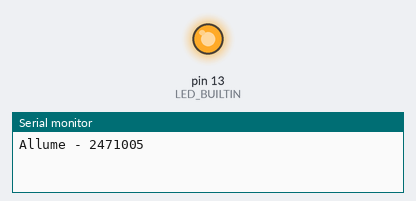
Bench run of a sketch on a simulated Arduino Uno, built with avr-gcc and run on an emulated ATmega328P. Shown: output pins drawn as LEDs (lit = HIGH), the last lines printed to the serial monitor.

Above: at 1.1 s.
At 9.5 s:
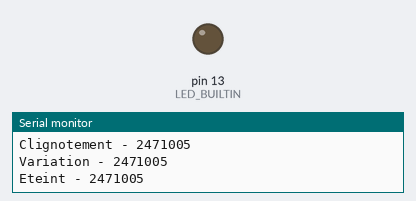
Timing chart, 0 to 14.4 s (numbered marks = the images above):
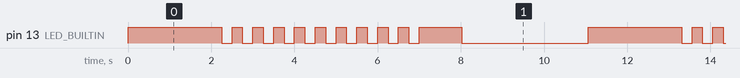

The sketch:

labo01.ino
```cpp
const String ID = "2471005";
void setup() {
  // put your setup code here, to run once:
  pinMode(LED_BUILTIN, OUTPUT);
  Serial.begin(9600); // open the serial port at 9600 bps:


}
void print(String text) {
Serial.print(text);
Serial.print(" - ");
Serial.print(ID);
Serial.print("\n");
}
void etatAllume() {
print("Allume");
digitalWrite(LED_BUILTIN, HIGH);
delay(2000);
digitalWrite(LED_BUILTIN, LOW);
}
void etatClignotement() {
print("Clignotement");
int loops = 0;
if (loops == 0) {
  loops = 10;
}
for (int i = 0; i<loops; i++) {
  digitalWrite(LED_BUILTIN, HIGH);
  delay(250);
  digitalWrite(LED_BUILTIN, LOW);
  delay(250);
}
}

void etatVariation() {
print("Variation");
float brightness = 0;
int lastDaNumber = 5;
int steps = 256;
int rampTime = 2048;
float delayTime = rampTime/steps;
if (lastDaNumber % 2 == 0) {
  brightness = 0;
  for (int i = 0; i<steps; i++) {
      brightness += 1;
      analogWrite(LED_BUILTIN, brightness);
      delay(delayTime);
  }
} else {
  brightness = 255;
  for (int i = 0; i<steps; i++) {
      brightness -= 1;
      analogWrite(LED_BUILTIN, brightness);
      delay(delayTime);
  }
  }
}

void etatEteint() {
  print("Eteint");
  digitalWrite(LED_BUILTIN, LOW);
  delay(2000);
  digitalWrite(LED_BUILTIN, HIGH);

}
void loop() {
  // put your main code here, to run repeatedly:
etatAllume();
etatClignotement();
etatVariation();
etatEteint();
}
```

Measured:
- by itself, pin 13 (LED_BUILTIN): repeats every 11.1 s: 9 × (LOW 0.25 s, HIGH 0.25 s), LOW 0.25 s, HIGH 1.0 s, LOW 3.0 s, HIGH 2.3 s
- by itself, everything shown: repeats every 11.1 s, in 22 steps
